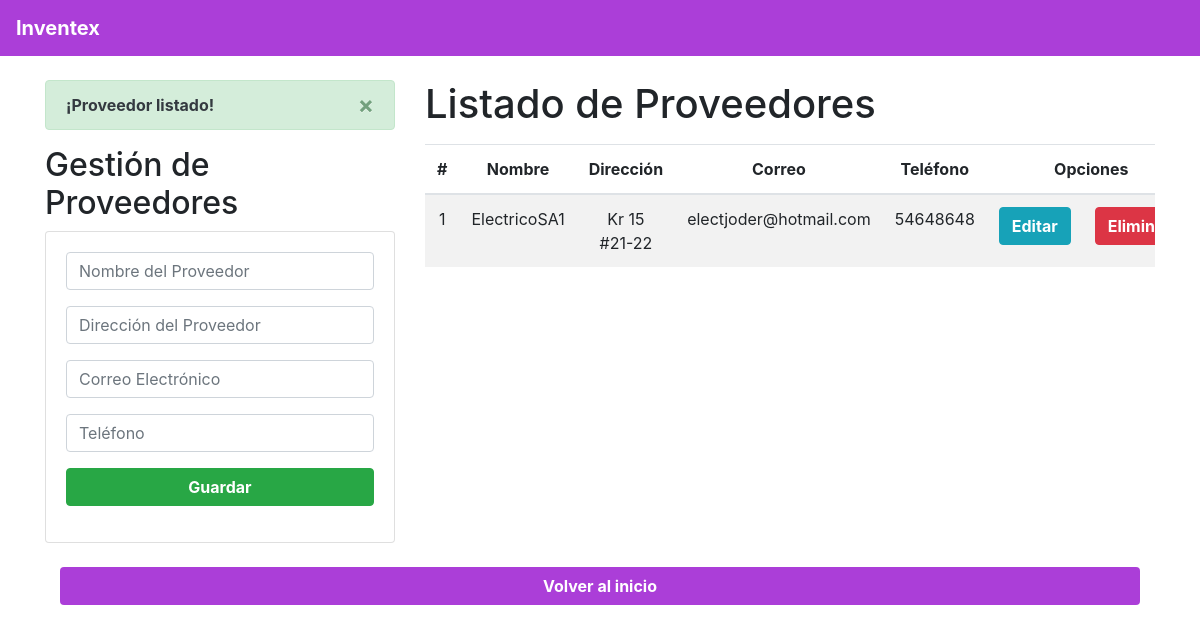
The app's page /Inventario/IndexProv/ (signed in), older data.
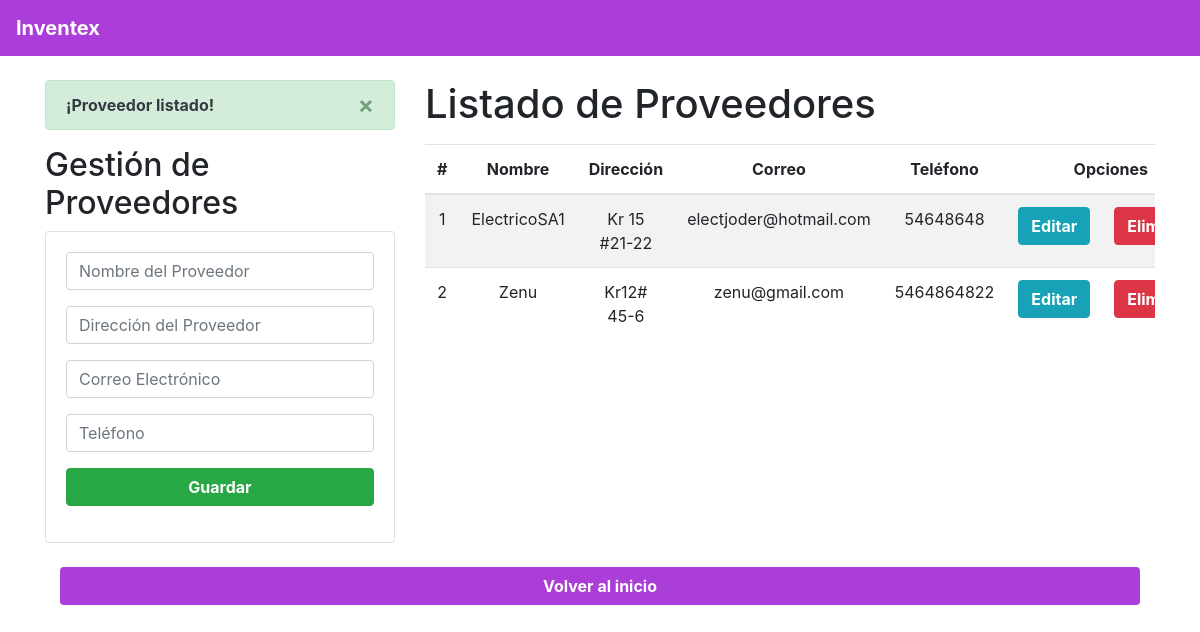
The same page, newer data.
### Aplicacion/Inventario/models.py (models this page shows, shortened)
class Proveedor(models.Model):
    id = models.BigAutoField(primary_key= True)
    nombre = models.CharField(max_length=100)
    direccion = models.TextField(max_length=20)
    correo = models.EmailField(max_length=50)
    telefono = models.CharField(max_length=20)

### Aplicacion/Inventario/views.py (the view)
# urls.py: path('IndexProv/', views.homeproveedor, name='IndexProv'),
@login_required
def homeproveedor(request):
    if not request.user.is_staff:
        return redirect('acceso_denegado')
    proveedor = Proveedor.objects.all()
    messages.success(request, '¡Proveedor listado!')
    return render(request, "gestionProveedor.html", {
        "proveedor": proveedor,
    })

### templates/gestionProveedor.html (shortened to what this page needs)
{% extends './base.html' %}
{% block body %}
<div class="row">
    <div class="col-sm-12 col-md-6 col-lg-4 col-xl-4">
        {% if messages %}
            {% for message in messages %}
                <div class="alert alert-dismissible alert-success">
                    <button type="button" class="close" data-dismiss="alert">&times;</button>
                    <strong class="text-dark">{{ message }}</strong>
                </div>
            {% endfor %}
        {% endif %}
        <h2>Gestión de Proveedores</h2>
        <div class="card">
            <div class="card-body">
                <form method="POST" action="{% url 'registrarProveedor' %}">
                    <div class="form-group">
                        <input type="text" id="txtNombre" name="txtNombre" class="form-control"
                            placeholder="Nombre del Proveedor" maxlength="100" required>
                    </div>
                    <div class="form-group">
                        <input type="text" id="txtDireccion" name="txtDireccion" class="form-control"
                            placeholder="Dirección del Proveedor" maxlength="200" required>
                    </div>
                    <div class="form-group">
                        <input type="email" id="txtCorreo" name="txtCorreo" class="form-control"
                            placeholder="Correo Electrónico" maxlength="100" required>
                    </div>
                    <div class="form-group">
                        <input type="text" id="txtTelefono" name="txtTelefono" class="form-control"
                            placeholder="Teléfono" maxlength="15" required>
                    </div>
                    <div class="form-group">
                        <button type="submit" class="btn btn-success btn-block text-white" style="font-weight:bold;">
                            Guardar
                        </button>
                    </div>
                </form>
            </div>
        </div>
    </div>
    <div class="col-sm-12 col-md-6 col-lg-8 col-xl-8">
        <h1>Listado de Proveedores</h1>
        <div class="table-responsive py-2">
            <table class="table table-striped">
                <thead>
                    <tr>
                        <th>#</th>
                        <th>Nombre</th>
                        <th>Dirección</th>
                        <th>Correo</th>
                        <th>Teléfono</th>
                        <th colspan="2">Opciones</th>
                    </tr>
                </thead>
                <tbody>
                    {% for p in proveedor %}
                    <tr>
                        <td>{{ forloop.counter }}</td>
                        <td>{{ p.nombre }}</td>
                        <td>{{ p.direccion }}</td>
                        <td>{{ p.correo }}</td>
                        <td>{{ p.telefono }}</td>
                        <td><a href="edicionProveedor/{{ p.id }}" class="btn btn-info" style="font-weight:bold;">Editar</a></td>
                        <td><a href="eliminarProveedor/{{ p.id }}" class="btn btn-danger btnEliminacion" style="font-weight:bold;">Eliminar</a></td>
                    </tr>
                    {% empty %}
                    <tr>
                        <td colspan="7" class="text-center">No hay proveedores registrados.</td>
                    </tr>
                    {% endfor %}
                </tbody>
            </table>
        </div>
    </div>
</div>
<br>
<div class="col-sm-12">
    <div class="form-group">
        <a href="{% url 'indexAdmin' %}" class="btn btn-block text-white" style="font-weight:bold; background-color:#ab3ed8;">Volver al inicio</a>
    </div>
</div>
{% endblock %}

Row changes from the older to the newer data that the page shows:
added Proveedor: nombre "Zenu", direccion "Kr12# 45-6", correo "zenu@gmail.com", telefono "5464864822"
